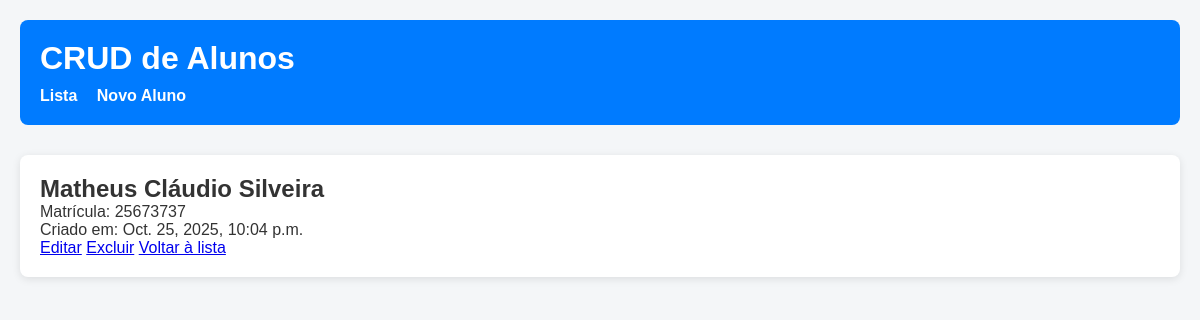
/1/, run on the app's committed database.
### app/models.py (models this page shows, shortened)
class Aluno(models.Model):
    nome = models.CharField(max_length=100)
    matricula = models.CharField(max_length=20, unique=True)
    criado_em = models.DateTimeField(auto_now_add=True)

### app/views.py (the view)
# urls.py: path('<int:pk>/', views.aluno_detalhe, name='aluno_detalhe'),    # Detalhes
def aluno_detalhe(request, pk):
    aluno = get_object_or_404(Aluno, pk=pk)
    return render(request, 'app/aluno_detalhe.html', {'aluno': aluno})

### templates/app/aluno_detalhe.html (shortened to what this page needs)
{% extends "base.html" %}
{% block content %}
<h2>{{ aluno.nome }}</h2>
<p>Matrícula: {{ aluno.matricula }}</p>
<p>Criado em: {{ aluno.criado_em }}</p>
<a href="{% url 'aluno_update' aluno.pk %}">Editar</a>
<a href="{% url 'aluno_delete' aluno.pk %}">Excluir</a>
<a href="{% url 'lista_alunos' %}">Voltar à lista</a>
{% endblock %}

### templates/base.html (style rules this page uses)
* { margin: 0; padding: 0; box-sizing: border-box; }
body { font-family: 'Arial', sans-serif; background-color: #f4f6f8; color: #333; padding: 20px; }

### data on the page
Aluno: nome "Matheus Cláudio Silveira", matricula "25673737", criado_em "Oct. 25, 2025, 10:04 p.m."
